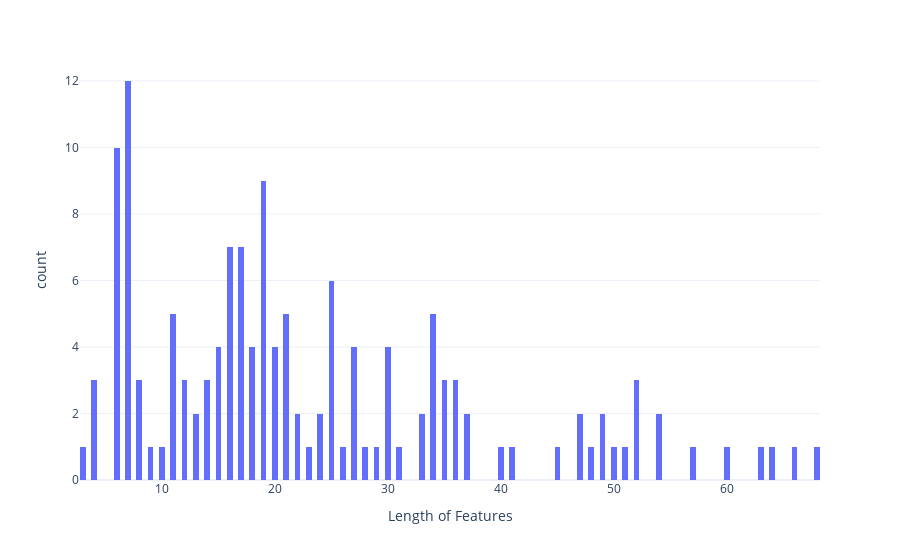

Notebook cell for this chart:
### Code cell
fig = px.histogram(x = all_feat_len, nbins=200)
fig.update_layout(template = "plotly_white")
fig.update_xaxes(title = "Length of Features")
fig.show()

### Figure 1 — Plotly figure (JSON) as saved in the notebook; plotly's stock layout.template omitted (floating-point values rounded to 4 significant figures; data arrays with more than 128 entries replaced by an {"elided": "..."} marker saying what was removed)
{"data": [{"alignmentgroup": "True", "bingroup": "x", "hovertemplate": "x=%{x}<br>count=%{y}<extra></extra>", "legendgroup": "", "marker": {"color": "#636efa", "pattern": {"shape": ""}}, "name": "", "nbinsx": 200, "offsetgroup": "", "orientation": "v", "showlegend": false, "x": {"elided": "143 int values"}, "xaxis": "x", "yaxis": "y", "type": "histogram"}], "layout": {"xaxis": {"anchor": "y", "domain": [0.0, 1.0], "title": {"text": "Length of Features"}}, "yaxis": {"anchor": "x", "domain": [0.0, 1.0], "title": {"text": "count"}}, "legend": {"tracegroupgap": 0}, "margin": {"t": 60}, "barmode": "relative"}}
